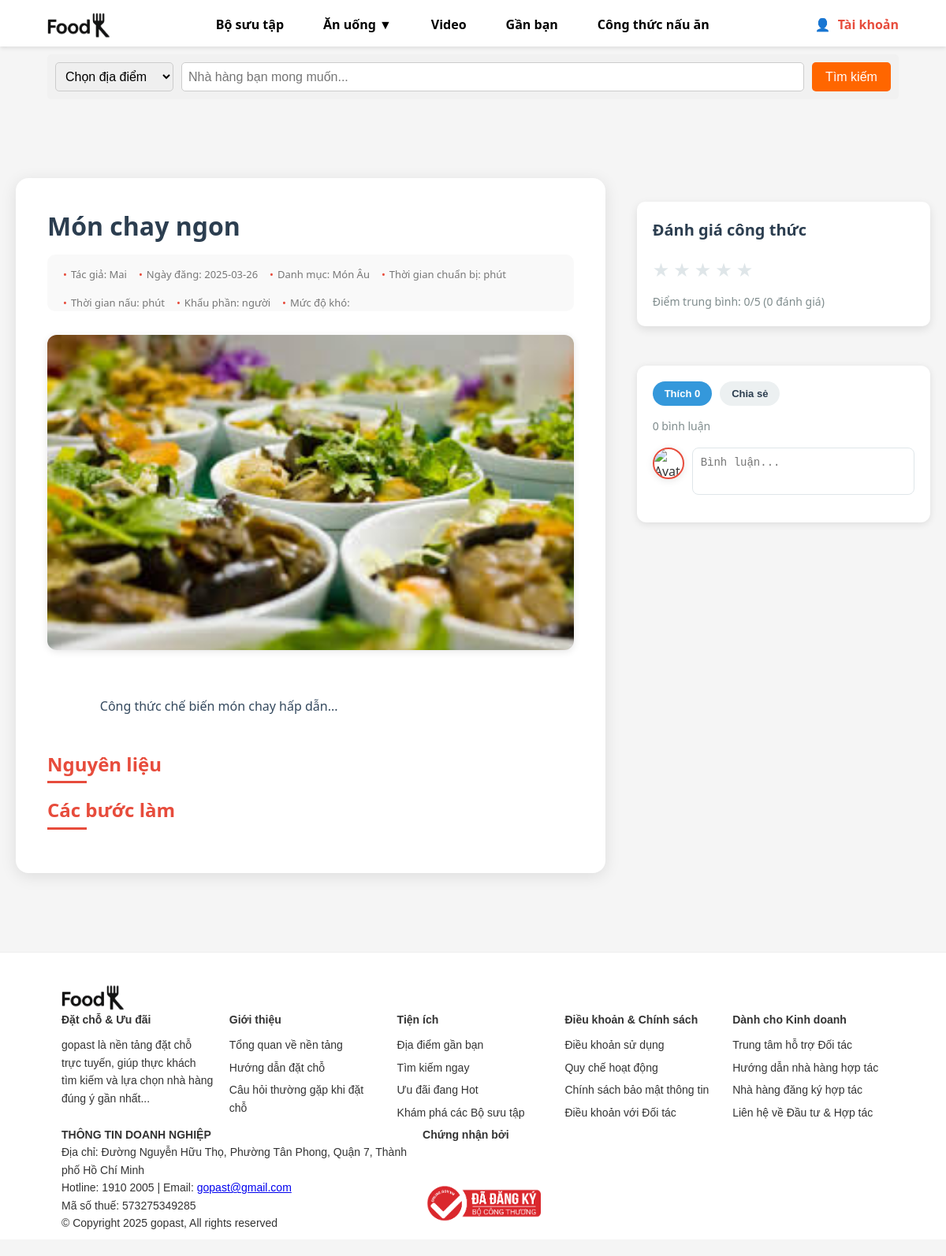
The app's page /CongThucV2.php?id=2, older data.
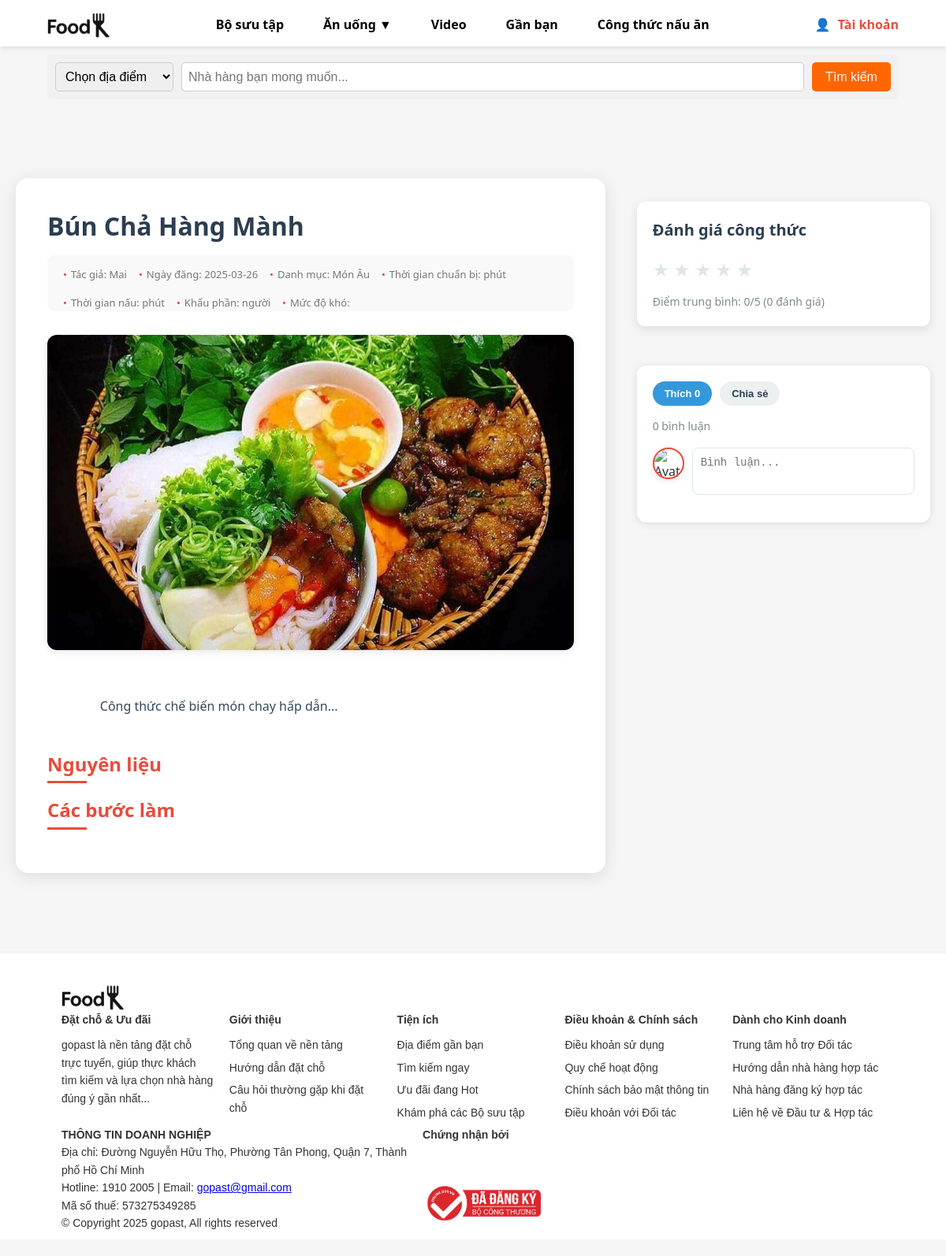
The same page, newer data.
### tables this page shows
CREATE TABLE `baiviet` (
  `id` int(11) NOT NULL,
  `tieude` varchar(255) NOT NULL,
  `noidung` text NOT NULL,
  `tacgia_id` int(11) DEFAULT NULL,
  `ngay_dang` date DEFAULT curdate(),
  `anh_minh_hoa` varchar(255) DEFAULT NULL,
  `danh_muc` varchar(50) DEFAULT NULL,
  `thoi_gian_chuan_bi` int(11) DEFAULT NULL COMMENT 'Thời gian chuẩn bị (phút)',
  `thoi_gian_nau` int(11) DEFAULT NULL COMMENT 'Thời gian nấu (phút)',
  `so_khau_phan` int(11) DEFAULT NULL COMMENT 'Số khẩu phần (người)',
  `muc_do_kho` enum('Dễ','Trung bình','Khó') DEFAULT NULL COMMENT 'Mức độ khó của công thức',
  `thong_tin_dinh_duong` text DEFAULT NULL COMMENT 'Thông tin dinh dưỡng'
);

CREATE TABLE `nguoidung` (
  `id` int(11) NOT NULL,
  `ten` varchar(100) NOT NULL,
  `email` varchar(100) NOT NULL,
  `matkhau` varchar(255) NOT NULL,
  `avatar` varchar(255) DEFAULT NULL,
  `vai_tro` enum('admin','author','user') NOT NULL,
  `ngay_dang_ky` date DEFAULT curdate(),
  `trang_thai` tinyint(4) DEFAULT 0
);

### CongThucV2.php (the view, shortened to what this page needs)
<?php
require_once 'config/database.php';
$baiviet_id = isset($_GET['id']) ? (int)$_GET['id'] : 0;
$stmt = $conn->prepare("
    SELECT b.id, b.tieude, b.noidung, b.ngay_dang, b.anh_minh_hoa, b.danh_muc,
           b.thoi_gian_chuan_bi, b.thoi_gian_nau, b.so_khau_phan, b.muc_do_kho,
           b.thong_tin_dinh_duong, n.ten AS tacgia
    FROM baiviet b
    JOIN nguoidung n ON b.tacgia_id = n.id
    WHERE b.id = ?
");
$stmt->execute([$baiviet_id]);
$recipe = $stmt->fetch(PDO::FETCH_ASSOC);
$stmt = $conn->prepare("
    SELECT bl.id, bl.noidung, bl.thoi_gian, n.ten AS nguoidung_ten, n.avatar
    FROM binhluan bl
    JOIN nguoidung n ON bl.nguoidung_id = n.id
    WHERE bl.baiviet_id = ?
    ORDER BY bl.thoi_gian DESC
");
$stmt->execute([$baiviet_id]);
$comments = $stmt->fetchAll(PDO::FETCH_ASSOC);
$stmt = $conn->prepare("SELECT COUNT(*) AS luot_thich FROM thich WHERE baiviet_id = ?");
$stmt->execute([$baiviet_id]);
$luot_thich = $stmt->fetch(PDO::FETCH_ASSOC)['luot_thich'];
$stmt = $conn->prepare("
    SELECT AVG(diem) AS diem_trung_binh, COUNT(*) AS so_danh_gia
    FROM danhgia
    WHERE baiviet_id = ?
");
$stmt->execute([$baiviet_id]);
$rating = $stmt->fetch(PDO::FETCH_ASSOC);
$diem_trung_binh = round($rating['diem_trung_binh'], 1);
$so_danh_gia = $rating['so_danh_gia'];
?>
<?php include 'includes/header.php'; ?>
<div class="recipe-container">
    <div class="recipe-content">
        <h1><?php echo htmlspecialchars($recipe['tieude']); ?></h1>
        <div class="recipe-meta">
            <span>Tác giả: <?php echo htmlspecialchars($recipe['tacgia']); ?></span>
            <span>Ngày đăng: <?php echo $recipe['ngay_dang']; ?></span>
            <span>Danh mục: <?php echo htmlspecialchars($recipe['danh_muc']); ?></span>
            <span>Thời gian chuẩn bị: <?php echo $recipe['thoi_gian_chuan_bi']; ?> phút</span>
            <span>Thời gian nấu: <?php echo $recipe['thoi_gian_nau']; ?> phút</span>
            <span>Khẩu phần: <?php echo $recipe['so_khau_phan']; ?> người</span>
            <span>Mức độ khó: <?php echo $recipe['muc_do_kho']; ?></span>
        </div>
        <img src="<?php echo htmlspecialchars($recipe['anh_minh_hoa']); ?>" alt="Ảnh minh họa" class="main-image">
        <div class="content">
            <?php echo nl2br(htmlspecialchars($recipe['noidung'])); ?>
        </div>
        <div class="ingredients">
            <h3>Nguyên liệu</h3>
        </div>
        <div class="steps">
            <h3>Các bước làm</h3>
        </div>
    </div>
    <div class="recipe-sidebar">
        <div class="rating-section">
            <h3>Đánh giá công thức</h3>
            <div class="rating-stars" data-baiviet-id="<?php echo $baiviet_id; ?>">
                <?php for ($i = 1; $i <= 5; $i++): ?>
                    <span class="star" data-value="<?php echo $i; ?>">★</span>
                <?php endfor; ?>
            </div>
            <div class="rating-info">
                Điểm trung bình: <?php echo $diem_trung_binh; ?>/5 (<?php echo $so_danh_gia; ?> đánh giá)
            </div>
        </div>
        <div class="comment-section">
            <div class="comment-actions">
                <button class="like-btn">Thích <?php echo $luot_thich; ?></button>
                <button class="share-btn">Chia sẻ</button>
            </div>
            <div class="comment-count">
                <?php echo count($comments); ?> bình luận
            </div>
            <div class="comment-form">
                <?php
                $user_avatar = 'assets/images/default-avatar.jpg';
                ?>
    <img src="<?php echo $user_avatar; ?>" alt="Avatar">
    <textarea placeholder="Bình luận..." id="comment-content"></textarea>
</div>
        </div>
    </div>
</div>
<?php include 'includes/footer.php'; ?>
</body>
</html>

Row changes from the older to the newer data that the page shows:
changed baiviet "Món Âu": tieude "Món chay ngon" → "Bún Chả Hàng Mành"; anh_minh_hoa: a different picture
